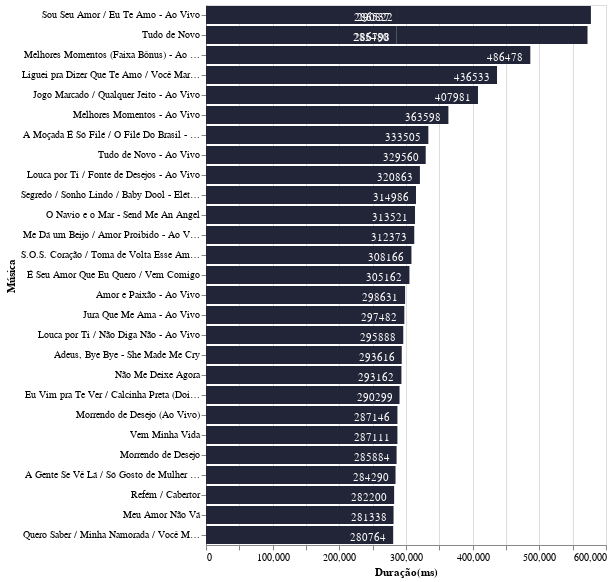

Notebook code for this chart:
### Code cell
# Qual é a maior música?
data_tracks = pd.DataFrame(data, columns = ['name','album','duration_ms'])
chart = alt.Chart(data_tracks).mark_bar(color = '#222437').encode(
    y=alt.Y('name:N', sort='-x', axis = alt.Axis(title='Música')),
    x=alt.X('duration_ms:Q', axis = alt.Axis(title='Duração(ms)')),
    tooltip = ['name', 'album']
).transform_window(
    rank='rank(duration_ms)',
    sort=[alt.SortField('duration_ms', order='descending')]
).transform_filter(
    (alt.datum.rank < 30)
) 
text = alt.Chart(data_tracks).mark_text(dx=-25, dy=3, color='white').encode(
    y=alt.Y('name:N', sort='-x'),
    x=alt.X('duration_ms:Q'),
    text=alt.Text('duration_ms:Q')
).transform_window(
    rank='rank(duration_ms)',
    sort=[alt.SortField('duration_ms', order='descending')]
).transform_filter(
    (alt.datum.rank < 30)
) 
chart + text

### Figure 1 — Vega-Lite specification as saved in the notebook (floating-point values rounded to 4 significant figures; data arrays with more than 128 entries replaced by an {"elided": "..."} marker saying what was removed)
{"config": {"view": {"continuousWidth": 400, "continuousHeight": 300}}, "layer": [{"mark": {"type": "bar", "color": "#222437"}, "encoding": {"tooltip": [{"type": "nominal", "field": "name"}, {"type": "nominal", "field": "album"}], "x": {"type": "quantitative", "axis": {"title": "Duração(ms)"}, "field": "duration_ms"}, "y": {"type": "nominal", "axis": {"title": "Música"}, "field": "name", "sort": "-x"}}, "transform": [{"window": [{"op": "rank", "field": "duration_ms", "as": "rank"}], "sort": [{"field": "duration_ms", "order": "descending"}]}, {"filter": "(datum.rank < 30)"}]}, {"mark": {"type": "text", "color": "white", "dx": -25, "dy": 3}, "encoding": {"text": {"type": "quantitative", "field": "duration_ms"}, "x": {"type": "quantitative", "field": "duration_ms"}, "y": {"type": "nominal", "field": "name", "sort": "-x"}}, "transform": [{"window": [{"op": "rank", "field": "duration_ms", "as": "rank"}], "sort": [{"field": "duration_ms", "order": "descending"}]}, {"filter": "(datum.rank < 30)"}]}], "data": {"name": "data-94252a55671dbd04ce89d1c116b29883"}, "$schema": "https://vega.github.io/schema/vega-lite/v4.8.1.json", "datasets": {"data-94252a55671dbd04ce89d1c116b29883": {"elided": "481 records"}}}
